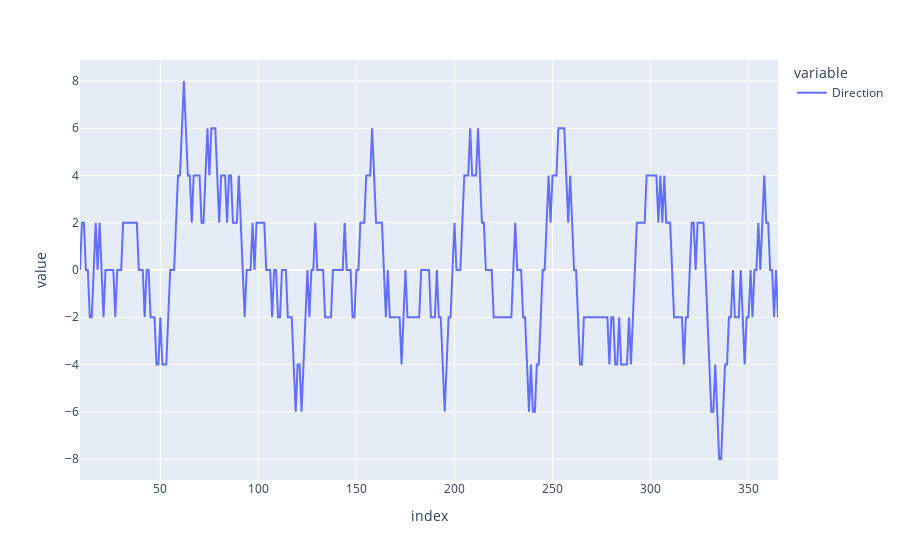

Notebook source saved alongside this figure:
### Code cell
dir = xrp['Direction'].rolling(window=10).sum().dropna()
plt.line(dir)

### Figure 1 — Plotly figure (JSON) as saved in the notebook; plotly's stock layout.template omitted (floating-point values rounded to 4 significant figures; data arrays with more than 128 entries replaced by an {"elided": "..."} marker saying what was removed)
{"data": [{"hovertemplate": "variable=Direction<br>index=%{x}<br>value=%{y}<extra></extra>", "legendgroup": "Direction", "line": {"color": "#636efa", "dash": "solid"}, "marker": {"symbol": "circle"}, "mode": "lines", "name": "Direction", "orientation": "v", "showlegend": true, "type": "scatter", "x": {"elided": "357 int values"}, "xaxis": "x", "y": {"elided": "357 int values"}, "yaxis": "y"}], "layout": {"legend": {"title": {"text": "variable"}, "tracegroupgap": 0}, "margin": {"t": 60}, "xaxis": {"anchor": "y", "domain": [0, 1], "title": {"text": "index"}}, "yaxis": {"anchor": "x", "domain": [0, 1], "title": {"text": "value"}}}}
